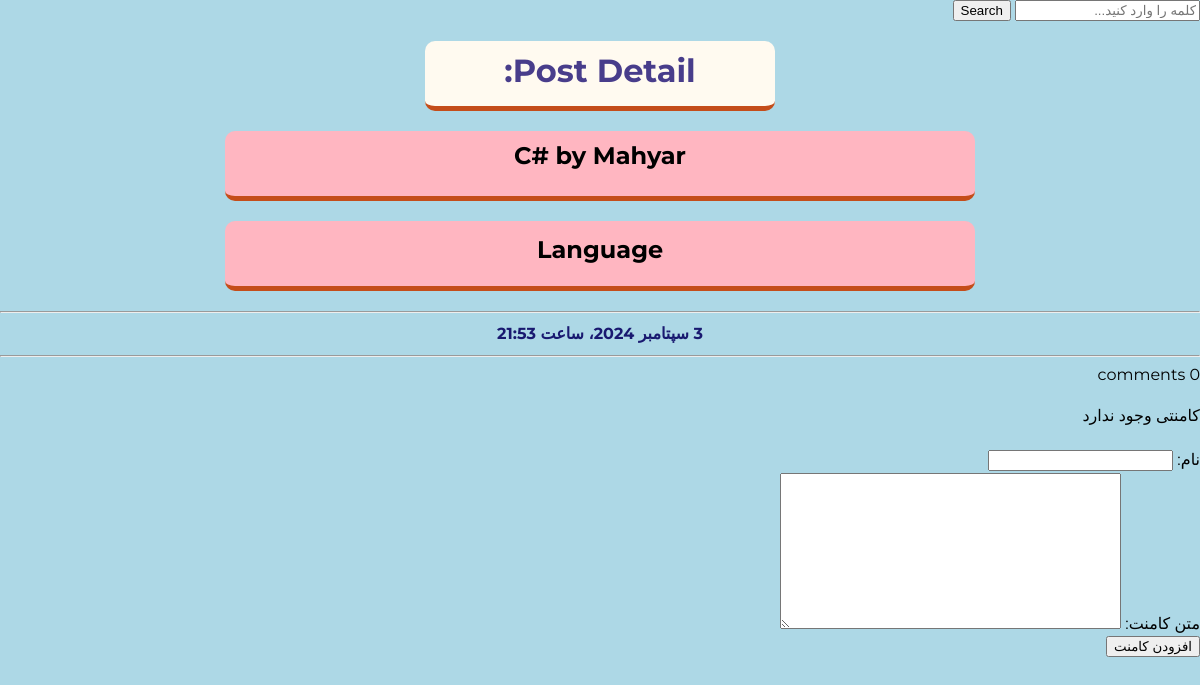
Before: /blog/posts/6 with the older database file.
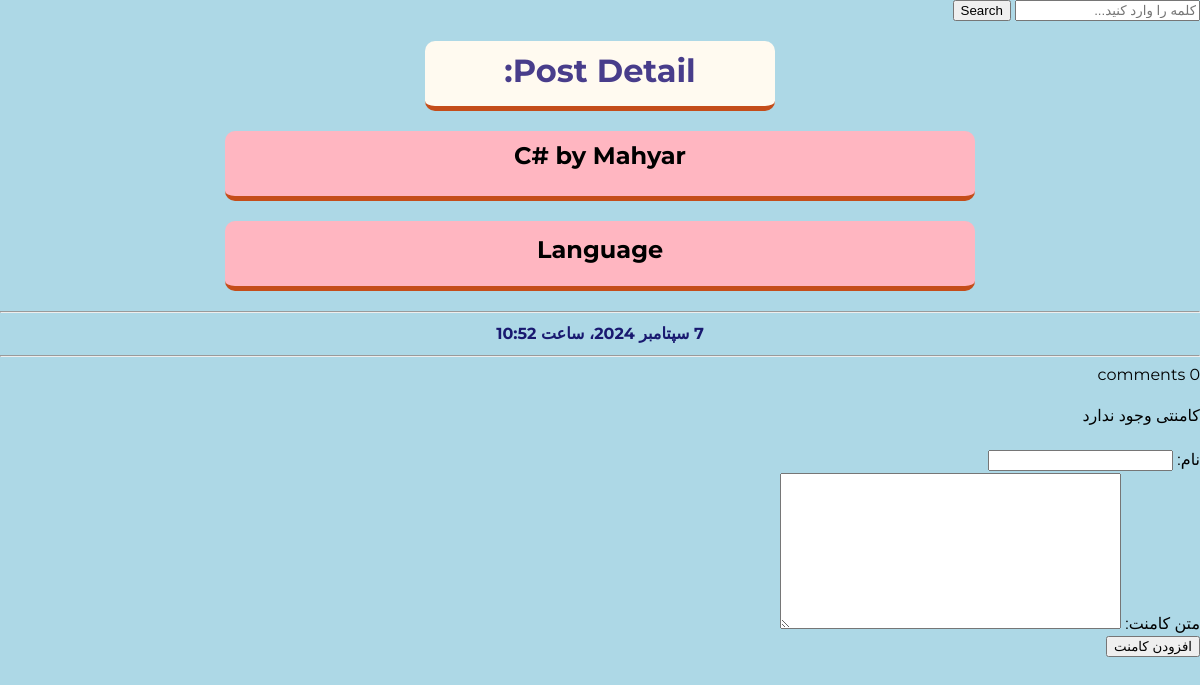
After: the same page with the newer database file.
### blog/models.py (models this page shows, shortened)
class Post(models.Model):
    class Status(models.TextChoices):
        DRAFT = 'DF', 'Draft'
        PUBLISHED = 'PB', 'Published'
        REJECTED = 'R', 'Rejected'
    author = models.ForeignKey(User, on_delete=models.CASCADE, related_name='user_posts')
    title = models.CharField(max_length=250)
    description = models.TextField()
    slug = models.SlugField(max_length=250)
    publish = models.DateTimeField(default=timezone.now)
    created = models.DateTimeField(auto_now_add=True)
    updated = models.DateTimeField(auto_now=True)
    status = models.CharField(max_length=2, choices=Status.choices, default=Status.DRAFT)
    reading_time = models.PositiveIntegerField(verbose_name='زمان مطالعه')
    objects = models.Manager()
    published = PublishedManager()
    class Meta:
        ordering = ['-publish']
        indexes = [
            models.Index(fields=['-publish']),
        ]
        verbose_name = 'پست'
        verbose_name_plural = 'پست ها'

### blog/views.py (the view)
# urls.py: path('posts/<int:pk>', views.post_detail, name='post_detail'),
def post_detail(request, pk):
    post = get_object_or_404(Post, pk=pk, status=Post.Status.PUBLISHED)
    comment = post.comments.filter(active=True)
    form = CommentForm()
    context = {
        'post': post,
        'form': form,
        'comment': comment,
    }
    return render(request, 'blog/detail.html', context)

### blog/forms.py (shortened to what this page needs)
class CommentForm(forms.ModelForm):
    class Meta:
        model = Comments
        fields = ['name', 'body']

### blog/templatetags/blog_tags.py (called while the page is built)
@register.filter(name='markdown')
def to_markdown(text):
    return mark_safe(markdown(text))

### blog/templates/blog/detail.html (shortened to what this page needs)
{% extends 'parent/base.html' %}
{% load jformat %}
{% load blog_tags %}
{% block content %}
    <h1>Post Detail:</h1>
    <h2>{{ post.title }} by {{ post.author | capfirst }}</h2>
    <h2>{{ post.description | markdown }}</h2>
    <hr>
    <p class="paragraph">{{ post.publish | jformat:'%y/%m/%d - %H:%M' }}</p>
    <hr>
    <div>
        {% with comment.count as cm_count %}
            {{ cm_count }} comment{{ cm_count|pluralize }}
        {% endwith %}
    </div>
    <br>
   <div>
        {% for cm in comment %}
            {{ cm.body | linebreaks }}
            <p>نویسنده: {{ cm.name }}</p>
            <hr>
            {% empty %}
            <p>کامنتی وجود ندارد</p>
        {% endfor %}
   </div>
    <br>
    <form method="post" action="{% url 'blog:post_comment' post.id %}">
        {{ form.as_p }}
        <input type="submit" value="افزودن کامنت">
    </form>
{% endblock %}

Changed rows visible on the page:
changed Post "Language": publish|jformat "3 سپتامبر 2024، ساعت 21:53" → "7 سپتامبر 2024، ساعت 10:52"
